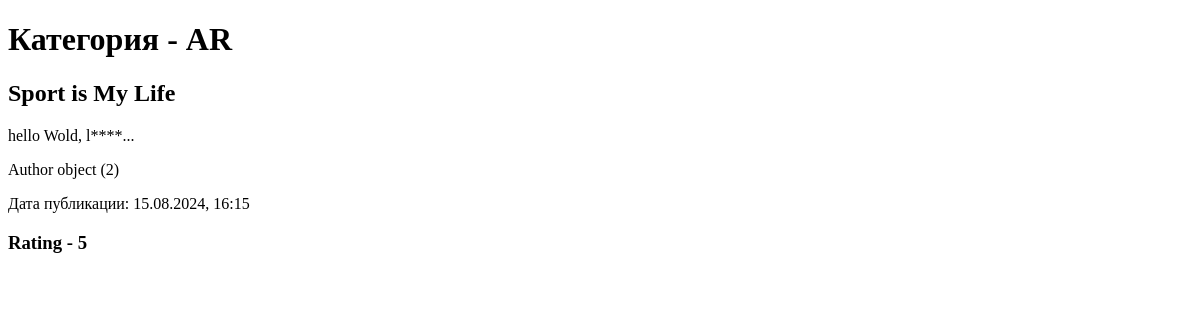
Before: /news/2 with the older database file.
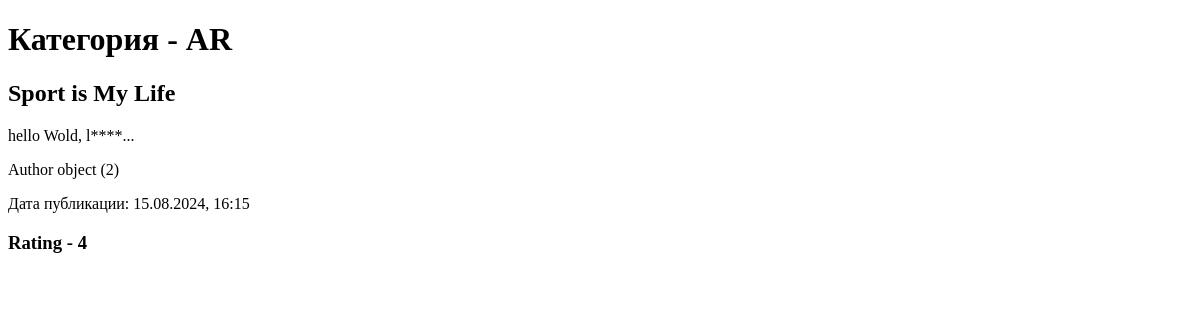
After: the same page with the newer database file.
### newapp/models.py (models this page shows, shortened)
class Post(models.Model):
    author = models.ForeignKey(Author, on_delete=models.CASCADE)
    NEWS = 'NW'
    ARTICLE = 'AR'
    CATEGORY_CHOICEC = (
        (NEWS, 'Новость'),
        (ARTICLE, 'Статья')
    )
    category_type = models.CharField(max_length=2, choices=CATEGORY_CHOICEC, default=ARTICLE)
    date_creation = models.DateTimeField(auto_now_add=True)
    post_category = models.ManyToManyField(Category, through ='PostCategory')
    title = models.CharField(max_length=128)
    text = models.TextField()
    post_rating = models.SmallIntegerField(default=0)

class Author(models.Model):
    author_user = models.OneToOneField(User, on_delete=models.CASCADE)
    author_rating = models.SmallIntegerField(default=0)

### newapp/views.py (the view)
# urls.py: path('<int:pk>', ProductDetail.as_view()),
class ProductDetail(DetailView):
    model = Post
    template_name = 'onenews.html'
    context_object_name = 'news'

### newapp/templatetags/custom_filters.py (called while the page is built)
@register.filter
def censor(value):
    if not isinstance(value, str):
        raise ValueError("Фильтр censor применяется только к строкам.")
    for word in BAD_WORDS:
        pattern = re.compile(re.escape(word), re.IGNORECASE)
        value = pattern.sub(word[0] + '*' * (len(word) - 1), value)
    return value

### templates/onenews.html
{% extends 'flatpages/default.html' %}
{% load custom_tags %}
{% load custom_filters %}
{% block content %}
<h1>Категория - {{news.category_type}}</h1>
<h2>{{news.title |censor}}</h2>
<p>{{ news.text |censor}}</p>
<p>{{ news.author}}</p>
<p>Дата публикации: {{ news.date_creation|date:"d.m.Y, H:i" }}</p>
<h3>Rating - {{news.post_rating}}</h3>
{% endblock content %}

Changed rows visible on the page:
changed Post "AR": post_rating "5" → "4"
